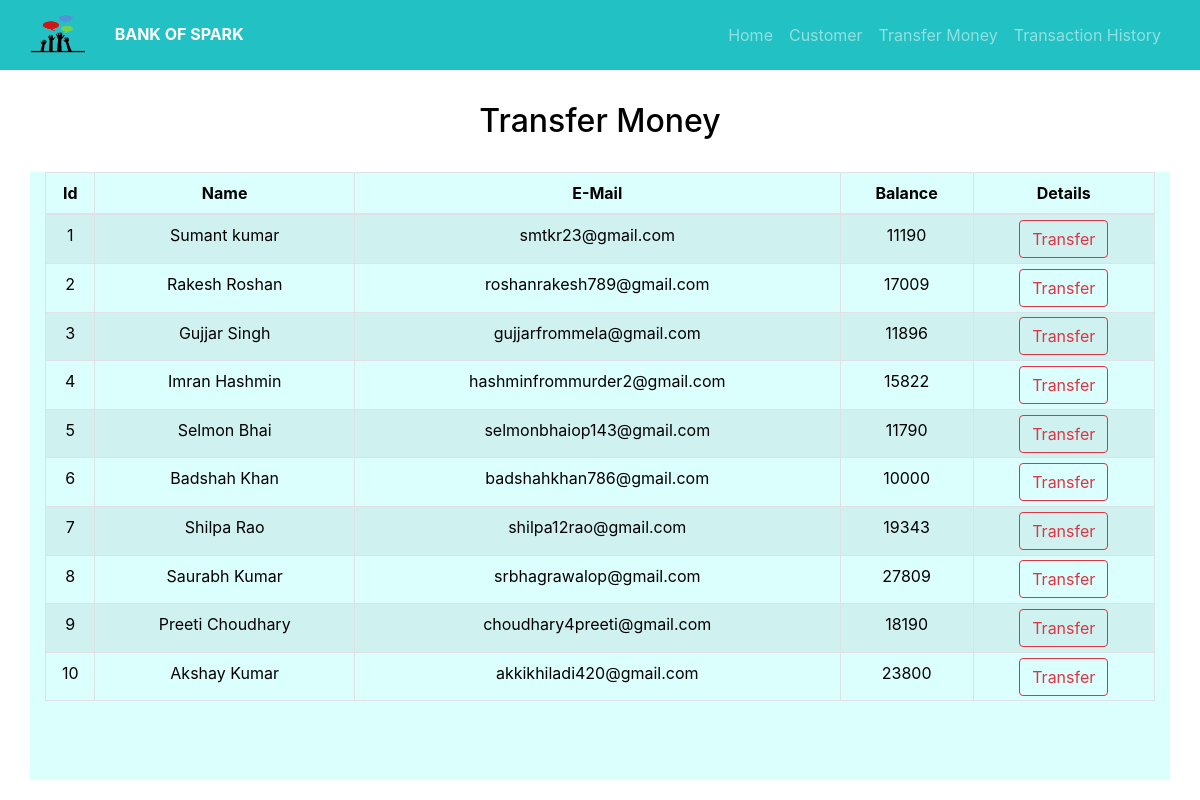
The app's page /transfermoney.php with its own data.
### tables this page shows
CREATE TABLE `users` (
  `id` int(11) NOT NULL,
  `name` varchar(250) NOT NULL,
  `email` varchar(100) NOT NULL,
  `balance` varchar(500) NOT NULL
);

### transfermoney.php (the view, shortened to what this page needs)
<!DOCTYPE html>
<html lang="en">
<head>
    <link rel="stylesheet" href="https://maxcdn.bootstrapcdn.com/bootstrap/4.0.0/css/bootstrap.min.css">
  <link href="css/style.css" rel="stylesheet">
</head>
<body>
    <?php
    include 'navbar.php';
    include 'database.php';
    $sql = "SELECT * FROM users";
    $result = mysqli_query($conn, $sql);
    ?>
    <br/>
    <div class="container-fuild">
        <div class="container">
            <h2 class="text-center pt-2">Transfer Money</h2>
            <br>
            <div class="row">
                <div class="col">
                    <div class="table-responsive-sm">
                        <table class="table table-hover table-sm table-striped table-condensed table-bordered">
                            <thead>
                                <tr>
                                    <th scope="col" class="text-center py-2">Id</th>
                                    <th scope="col" class="text-center py-2">Name</th>
                                    <th scope="col" class="text-center py-2">E-Mail</th>
                                    <th scope="col" class="text-center py-2">Balance</th>
                                    <th scope="col" class="text-center py-2">Details</th>
                                </tr>
                            </thead>
                            <tbody>
                                <?php
                                while ($rows = mysqli_fetch_assoc($result)) {
                                ?>
                                    <tr>
                                        <td class="py-2"><?php echo $rows['id'] ?></td>
                                        <td class="py-2"><?php echo $rows['name'] ?></td>
                                        <td class="py-2"><?php echo $rows['email'] ?></td>
                                        <td class="py-2"><?php echo $rows['balance'] ?></td>
                                        <td><a href="selecteduserdetail.php?id= <?php echo $rows['id']; ?>"> <button type="button" class="btn btn-outline-danger">Transfer</button></a></td>
                                    </tr>
                                <?php
                                }
                                ?>
                            </tbody>
                        </table>
                    </div>
                </div>
            </div>
        </div>
    </div>
</body>
</html>

### css/style.css (style rules this page uses)
* { padding: 0px; margin: 0px; }
.container { color: #fafafa; }
.row { display: -ms-flexbox; display: flex; -ms-flex-wrap: wrap; flex-wrap: wrap; margin-right: -15px; margin-left: -15px; text-align: center; padding-bottom: 63px; }

### transfermoney.php (style rules this page uses)
.row { text-align: center; background-color: #dafffd; }
h2,.row { color: #000; }

### records on screen
users: id "1", name "Sumant kumar", email "smtkr23@gmail.com", balance "11190"
users: id "2", name "Rakesh Roshan", email "roshanrakesh789@gmail.com", balance "17009"
users: id "3", name "Gujjar Singh", email "gujjarfrommela@gmail.com", balance "11896"
users: id "4", name "Imran Hashmin", email "hashminfrommurder2@gmail.com", balance "15822"
users: id "5", name "Selmon Bhai", email "selmonbhaiop143@gmail.com", balance "11790"
users: id "6", name "Badshah Khan", email "badshahkhan786@gmail.com", balance "10000"
users: id "7", name "Shilpa Rao", email "shilpa12rao@gmail.com", balance "19343"
users: id "8", name "Saurabh Kumar", email "srbhagrawalop@gmail.com", balance "27809"
users: id "9", name "Preeti Choudhary", email "choudhary4preeti@gmail.com", balance "18190"
users: id "10", name "Akshay Kumar", email "akkikhiladi420@gmail.com", balance "23800"
